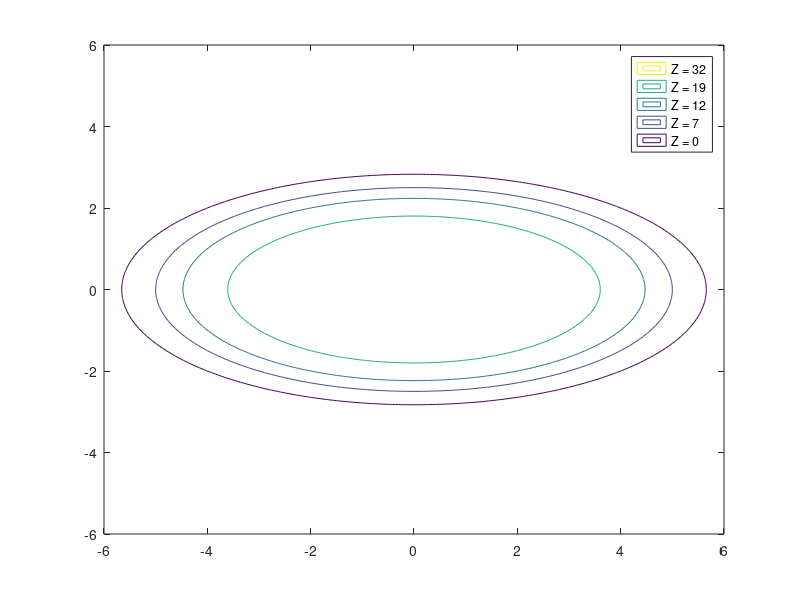

Recreate this plot in MATLAB.
[x,y] = meshgrid(-6:0.06:6);

z = 32 - x.^2 - 4.*y.^2;

contour(x,y,z,[32 32]);
hold on
contour(x,y,z,[19 19]);
hold on
contour(x,y,z,[12 12]);
hold on
contour(x,y,z,[7 7]);
hold on
contour(x,y,z,[0 0]);

legend('Z = 32','Z = 19','Z = 12','Z = 7','Z = 0');


